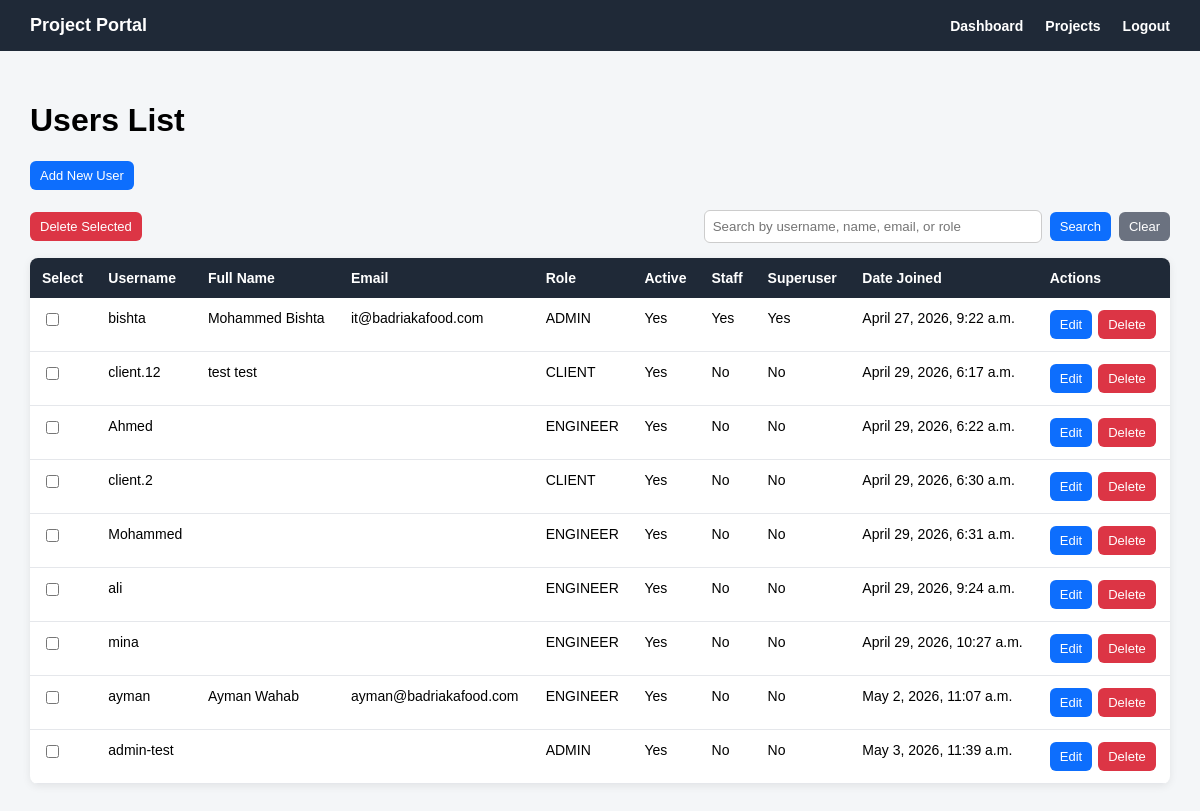
Screenshot of /accounts/users/ (signed in) with the database file from the repository.
### accounts/models.py (models this page shows)
class User(AbstractUser):
    class Role(models.TextChoices):
        ADMIN = 'ADMIN', 'Admin'
        ENGINEER = 'ENGINEER', 'Engineer'
        CLIENT = 'CLIENT', 'Client'
    role = models.CharField(
        max_length=20,
        choices=Role.choices,
        default=Role.CLIENT
    )

### accounts/views.py (the view, shortened to what this page needs)
# urls.py: path('users/', user_list_view, name='user_list'),
@login_required
def user_list_view(request):
    if request.user.role != 'ADMIN':
        return redirect('accounts:dashboard')
    users = User.objects.all()
    search_query = request.GET.get('q')
    return render(request, 'accounts/user_list.html', {
        'users': users,
        'search_query': search_query,
    })

### templates/accounts/user_list.html (shortened to what this page needs)
{% extends 'base.html' %}
{% block content %}
<div class="page-header">
    <h1>Users List</h1>
    <a href="{% url 'accounts:user_add' %}" class="btn btn-primary">
        Add New User
    </a>
</div>
{% if users %}
    <div class="top-actions-row">
        <button type="submit" form="bulkDeleteUsersForm" class="btn btn-danger">
            Delete Selected
        </button>
        <div class="search-box">
            <input type="text"
                   id="userSearchInput"
                   value="{{ search_query|default:'' }}"
                   placeholder="Search by username, name, email, or role"
                   onkeydown="if(event.key === 'Enter'){ event.preventDefault(); searchUsers(); }">
            <button type="button" class="btn btn-primary" onclick="searchUsers()">
                Search
            </button>
            <a href="{% url 'accounts:user_list' %}" class="btn btn-secondary">
                Clear
            </a>
        </div>
    </div>
    <table class="users-table">
        <tr>
            <th>Select</th>
            <th>Username</th>
            <th>Full Name</th>
            <th>Email</th>
            <th>Role</th>
            <th>Active</th>
            <th>Staff</th>
            <th>Superuser</th>
            <th>Date Joined</th>
            <th>Actions</th>
        </tr>
        {% for user_item in users %}
            <tr>
                <td>
                    <input type="checkbox"
                           name="selected_users"
                           value="{{ user_item.pk }}"
                           form="bulkDeleteUsersForm">
                </td>
                <td>{{ user_item.username }}</td>
                <td>{{ user_item.first_name }} {{ user_item.last_name }}</td>
                <td>{{ user_item.email }}</td>
                <td>{{ user_item.role }}</td>
                <td>
                    {% if user_item.is_active %}
                        Yes
                    {% else %}
                        No
                    {% endif %}
                </td>
                <td>
                    {% if user_item.is_staff %}
                        Yes
                    {% else %}
                        No
                    {% endif %}
                </td>
                <td>
                    {% if user_item.is_superuser %}
                        Yes
                    {% else %}
                        No
                    {% endif %}
                </td>
                <td>{{ user_item.date_joined }}</td>
                <td>
                    <div class="table-actions">
                        <a href="{% url 'accounts:user_edit' user_item.pk %}" class="btn btn-primary">
                            Edit
                        </a>
                        <form method="post"
                              action="{% url 'accounts:user_delete' user_item.pk %}"
                              style="margin: 0;"
                              onsubmit="return confirm('Are you sure you want to delete this user?');">
                            <button type="submit" class="btn btn-danger">
                                Delete
                            </button>
                        </form>
                    </div>
                </td>
            </tr>
        {% endfor %}
    </table>
{% endif %}
{% endblock %}

### templates/base.html (style rules this page uses)
body { margin: 0; font-family: Arial, sans-serif; background: #f4f6f8; }

### templates/accounts/user_list.html (style rules this page uses)
.page-header { margin-bottom: 20px; }
.users-table { width: 100%; border-collapse: collapse; background: white; border-radius: 8px; overflow: hidden; box-shadow: 0 2px 8px rgba(0, 0, 0, 0.08); }
.users-table th { background: #1f2937; color: white; text-align: left; padding: 12px; font-size: 14px; }
.users-table td { padding: 12px; border-bottom: 1px solid #e5e7eb; vertical-align: top; font-size: 14px; }
.btn { display: inline-block; border: none; padding: 7px 10px; border-radius: 6px; cursor: pointer; text-decoration: none; font-size: 13px; }
.btn-primary { background: #0d6efd; color: white !important; }
.btn-danger { background: #dc3545; color: white !important; }
.btn-secondary { background: #6b7280; color: white !important; }
.table-actions { display: flex; gap: 6px; align-items: center; }
.top-actions-row { display: flex; justify-content: space-between; align-items: center; margin-bottom: 15px; gap: 15px; }
.search-box { display: flex; gap: 8px; align-items: center; }
.search-box input { padding: 8px; width: 320px; border: 1px solid #ccc; border-radius: 6px; }

### rows the page displays
User: username "bishta", first_name "Mohammed", last_name "Bishta", email "it@badriakafood.com", role "ADMIN", is_active "Yes", is_staff "Yes", is_superuser "Yes", date_joined "April 27, 2026, 9:22 a.m."
User: username "client.12", first_name "test", last_name "test", role "CLIENT", is_active "Yes", is_staff "No", is_superuser "No", date_joined "April 29, 2026, 6:17 a.m."
User: username "Ahmed", role "ENGINEER", is_active "Yes", is_staff "No", is_superuser "No", date_joined "April 29, 2026, 6:22 a.m."
User: username "client.2", role "CLIENT", is_active "Yes", is_staff "No", is_superuser "No", date_joined "April 29, 2026, 6:30 a.m."
User: username "Mohammed", role "ENGINEER", is_active "Yes", is_staff "No", is_superuser "No", date_joined "April 29, 2026, 6:31 a.m."
User: username "ali", role "ENGINEER", is_active "Yes", is_staff "No", is_superuser "No", date_joined "April 29, 2026, 9:24 a.m."
User: username "mina", role "ENGINEER", is_active "Yes", is_staff "No", is_superuser "No", date_joined "April 29, 2026, 10:27 a.m."
User: username "ayman", first_name "Ayman", last_name "Wahab", email "ayman@badriakafood.com", role "ENGINEER", is_active "Yes", is_staff "No", is_superuser "No", date_joined "May 2, 2026, 11:07 a.m."
User: username "admin-test", role "ADMIN", is_active "Yes", is_staff "No", is_superuser "No", date_joined "May 3, 2026, 11:39 a.m."
